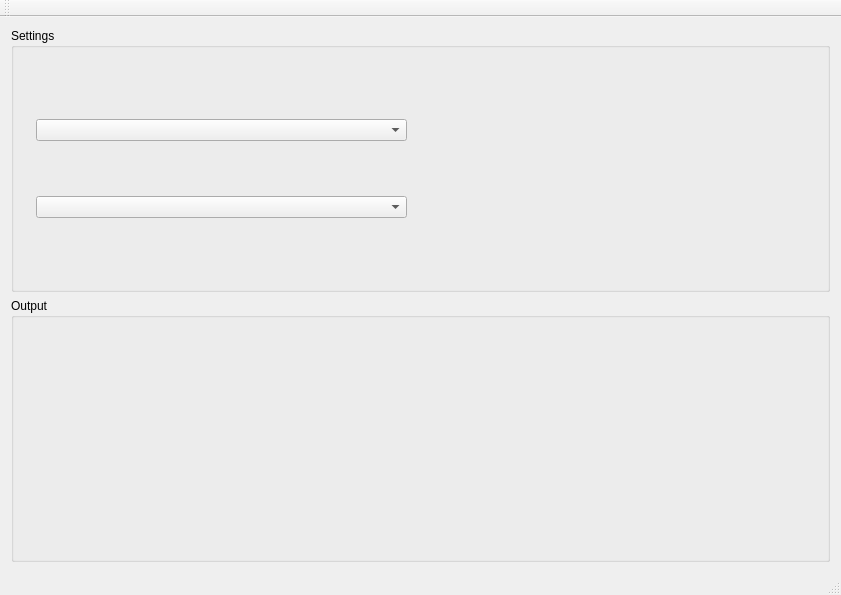
<?xml version="1.0" encoding="UTF-8"?>
<ui version="4.0">
 <class>MainWindow</class>
 <widget class="QMainWindow" name="MainWindow">
  <property name="geometry">
   <rect>
    <x>0</x>
    <y>0</y>
    <width>841</width>
    <height>595</height>
   </rect>
  </property>
  <property name="minimumSize">
   <size>
    <width>300</width>
    <height>400</height>
   </size>
  </property>
  <property name="windowTitle">
   <string>NiaPy GUI</string>
  </property>
  <widget class="QWidget" name="centralWidget">
   <layout class="QGridLayout" name="gridLayout_3">
    <item row="1" column="0">
     <widget class="QGroupBox" name="groupBoxResults">
      <property name="title">
       <string>Output</string>
      </property>
      <layout class="QGridLayout" name="gridLayout_2"/>
     </widget>
    </item>
    <item row="0" column="0">
     <widget class="QGroupBox" name="groupBoxSettings">
      <property name="title">
       <string>Settings</string>
      </property>
      <layout class="QHBoxLayout" name="horizontalLayout_2">
       <item>
        <widget class="QWidget" name="widget" native="true">
         <layout class="QVBoxLayout" name="verticalLayout">
          <item>
           <widget class="QComboBox" name="comboBoxAlgorithms"/>
          </item>
          <item>
           <widget class="QComboBox" name="comboBoxBenchmarks"/>
          </item>
         </layout>
        </widget>
       </item>
       <item>
        <widget class="QWidget" name="widget_2" native="true"/>
       </item>
      </layout>
     </widget>
    </item>
   </layout>
  </widget>
  <widget class="QMenuBar" name="menuBar">
   <property name="geometry">
    <rect>
     <x>0</x>
     <y>0</y>
     <width>841</width>
     <height>22</height>
    </rect>
   </property>
  </widget>
  <widget class="QToolBar" name="mainToolBar">
   <attribute name="toolBarArea">
    <enum>TopToolBarArea</enum>
   </attribute>
   <attribute name="toolBarBreak">
    <bool>false</bool>
   </attribute>
  </widget>
  <widget class="QStatusBar" name="statusBar"/>
 </widget>
 <layoutdefault spacing="6" margin="11"/>
 <resources/>
 <connections/>
</ui>
